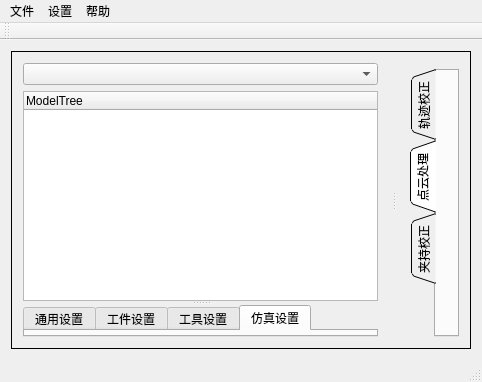
<?xml version="1.0" encoding="UTF-8"?>
<ui version="4.0">
 <class>MainWindow</class>
 <widget class="QMainWindow" name="MainWindow">
  <property name="geometry">
   <rect>
    <x>0</x>
    <y>0</y>
    <width>482</width>
    <height>382</height>
   </rect>
  </property>
  <property name="windowTitle">
   <string>MainWindow</string>
  </property>
  <widget class="QWidget" name="centralWidget">
   <layout class="QVBoxLayout" name="verticalLayout_2">
    <item>
     <widget class="QSplitter" name="splitter">
      <property name="frameShape">
       <enum>QFrame::Box</enum>
      </property>
      <property name="lineWidth">
       <number>1</number>
      </property>
      <property name="orientation">
       <enum>Qt::Horizontal</enum>
      </property>
      <property name="handleWidth">
       <number>10</number>
      </property>
      <property name="childrenCollapsible">
       <bool>false</bool>
      </property>
      <widget class="QWidget" name="widget" native="true">
       <layout class="QVBoxLayout" name="verticalLayout">
        <item>
         <widget class="QComboBox" name="comboBoxDocuments"/>
        </item>
        <item>
         <widget class="QSplitter" name="splitter_2">
          <property name="orientation">
           <enum>Qt::Vertical</enum>
          </property>
          <widget class="QTreeWidget" name="treeWidget">
           <column>
            <property name="text">
             <string>ModelTree</string>
            </property>
           </column>
          </widget>
          <widget class="QTabWidget" name="tabWidget01">
           <property name="currentIndex">
            <number>3</number>
           </property>
           <widget class="QWidget" name="tabWidgetPage1">
            <attribute name="title">
             <string>通用设置</string>
            </attribute>
           </widget>
           <widget class="QWidget" name="tabWidgetPage2">
            <attribute name="title">
             <string>工件设置</string>
            </attribute>
           </widget>
           <widget class="QWidget" name="tabWidgetPage3">
            <attribute name="title">
             <string>工具设置</string>
            </attribute>
           </widget>
           <widget class="QWidget" name="tabWidgetPage4">
            <attribute name="title">
             <string>仿真设置</string>
            </attribute>
           </widget>
          </widget>
         </widget>
        </item>
       </layout>
      </widget>
      <widget class="QWidget" name="occWidgetComponent" native="true">
       <layout class="QVBoxLayout" name="verticalLayout_3">
        <item>
         <widget class="QWidget" name="PublicComponentWidget" native="true"/>
        </item>
        <item>
         <widget class="QTabWidget" name="occTabWidget">
          <property name="tabPosition">
           <enum>QTabWidget::West</enum>
          </property>
          <property name="tabShape">
           <enum>QTabWidget::Triangular</enum>
          </property>
          <property name="currentIndex">
           <number>1</number>
          </property>
          <widget class="QWidget" name="occTabWidgetPage1">
           <attribute name="title">
            <string>轨迹校正</string>
           </attribute>
          </widget>
          <widget class="QWidget" name="occTabWidgetPage2">
           <attribute name="title">
            <string>点云处理</string>
           </attribute>
          </widget>
          <widget class="QWidget" name="occTabWidgetPage3">
           <attribute name="title">
            <string>夹持校正</string>
           </attribute>
          </widget>
         </widget>
        </item>
       </layout>
      </widget>
     </widget>
    </item>
   </layout>
  </widget>
  <widget class="QMenuBar" name="menuBar">
   <property name="geometry">
    <rect>
     <x>0</x>
     <y>0</y>
     <width>482</width>
     <height>18</height>
    </rect>
   </property>
   <widget class="QMenu" name="menuFile">
    <property name="title">
     <string>文件</string>
    </property>
    <widget class="QMenu" name="menu_3">
     <property name="title">
      <string>导入</string>
     </property>
     <addaction name="actionRbtImport"/>
     <addaction name="separator"/>
     <addaction name="actionWopImport"/>
     <addaction name="separator"/>
     <addaction name="actionRbtJointImport"/>
     <addaction name="separator"/>
     <addaction name="actionToolImport"/>
     <addaction name="separator"/>
     <addaction name="actionSTLImport"/>
     <addaction name="separator"/>
    </widget>
    <widget class="QMenu" name="menuwenjian">
     <property name="title">
      <string>文件</string>
     </property>
     <addaction name="actionNewDoc"/>
     <addaction name="separator"/>
    </widget>
    <addaction name="menuwenjian"/>
    <addaction name="separator"/>
    <addaction name="menu_3"/>
    <addaction name="separator"/>
    <addaction name="actionExport"/>
    <addaction name="separator"/>
    <addaction name="actionClose"/>
    <addaction name="separator"/>
   </widget>
   <widget class="QMenu" name="menu">
    <property name="title">
     <string>设置</string>
    </property>
   </widget>
   <widget class="QMenu" name="menu_2">
    <property name="title">
     <string>帮助</string>
    </property>
   </widget>
   <addaction name="menuFile"/>
   <addaction name="menu"/>
   <addaction name="menu_2"/>
  </widget>
  <widget class="QToolBar" name="mainToolBar">
   <attribute name="toolBarArea">
    <enum>TopToolBarArea</enum>
   </attribute>
   <attribute name="toolBarBreak">
    <bool>false</bool>
   </attribute>
  </widget>
  <widget class="QStatusBar" name="statusBar"/>
  <action name="actionExport">
   <property name="text">
    <string>导出</string>
   </property>
  </action>
  <action name="actionClose">
   <property name="text">
    <string>关闭</string>
   </property>
  </action>
  <action name="actionRbtImport">
   <property name="text">
    <string>导入机器人</string>
   </property>
  </action>
  <action name="actionWopImport">
   <property name="text">
    <string>导入工件</string>
   </property>
  </action>
  <action name="actionRbtJointImport">
   <property name="text">
    <string>导入机器人关节</string>
   </property>
  </action>
  <action name="actionToolImport">
   <property name="text">
    <string>导入工具</string>
   </property>
  </action>
  <action name="actionSTLImport">
   <property name="text">
    <string>导入点云</string>
   </property>
  </action>
  <action name="actionNewDoc">
   <property name="text">
    <string>新建</string>
   </property>
  </action>
 </widget>
 <layoutdefault spacing="6" margin="11"/>
 <resources/>
 <connections/>
</ui>
